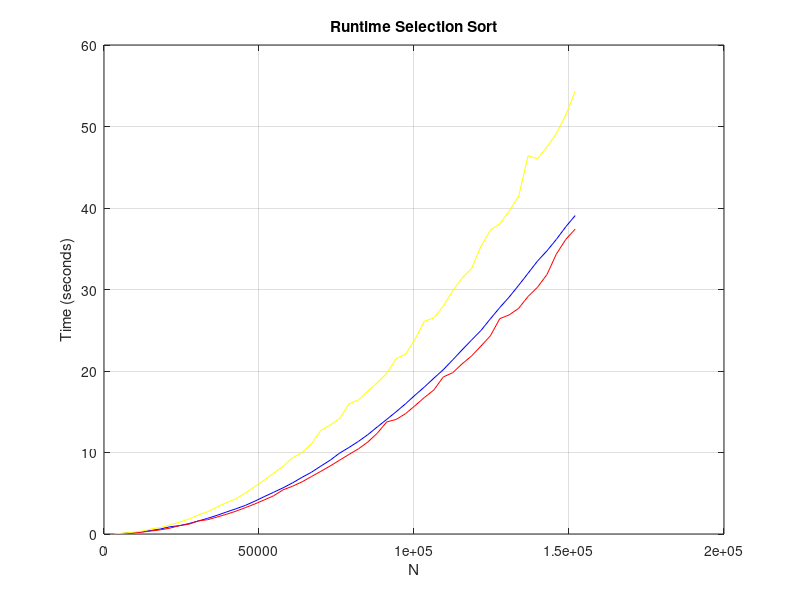

Here is the MATLAB script that generated this plot:
% Matlab/Octave Script for plotting the run-time graph

A = load("output.txt");
x_axis = A([1:2:100]);
y_axis = A([2:2:100]);
plot(x_axis, y_axis, 'b');
title("Runtime Selection Sort");
xlabel("N");
ylabel("Time (seconds)");
grid on;
hold on;

A = load("best_cases.txt");
x_axis = A([1:2:100]);
y_axis = A([2:2:100]);
plot(x_axis, y_axis, 'r');
hold on;

A = load("worst_cases.txt");
x_axis = A([1:2:100]);
y_axis = A([2:2:100]);
plot(x_axis, y_axis, 'y');
hold on;